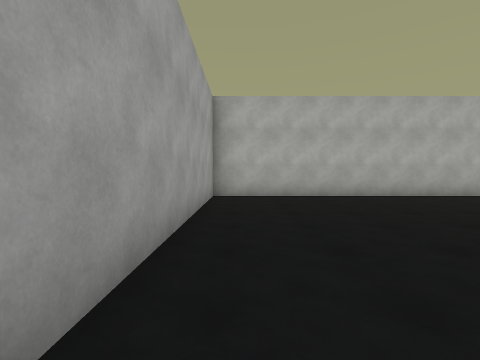
[1] (above)

21 first-person views from a walk through a 3-D level made in the Unity game engine. The camera is 1.4 m above the floor, tilts 2° down and sees 85° across. The floor is counted in squares, 2 m on a side. Each view is taken from the middle of a square. On the plan, view 1 faces up. The plan holds only what a view shows up to about 9 squares ahead; the rest is blank. The place goes on beyond the plan.

[2]
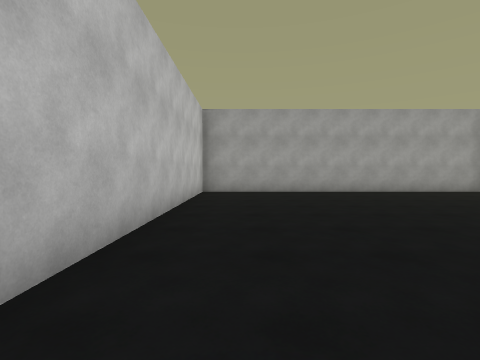

[3]
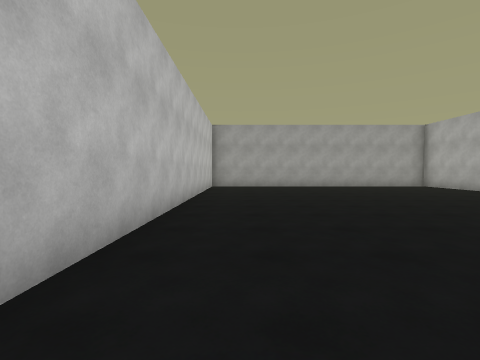

[4]
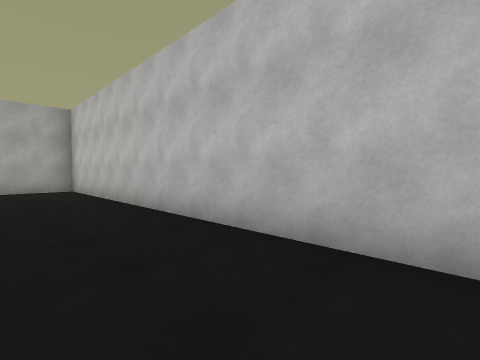

[5]
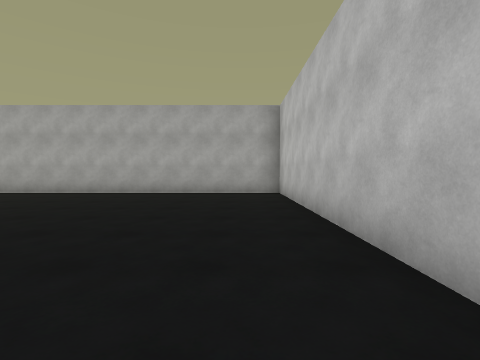

[6]
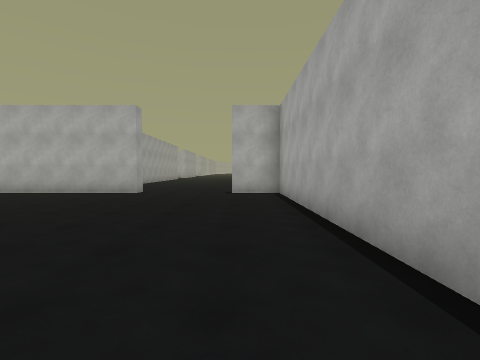

[7]
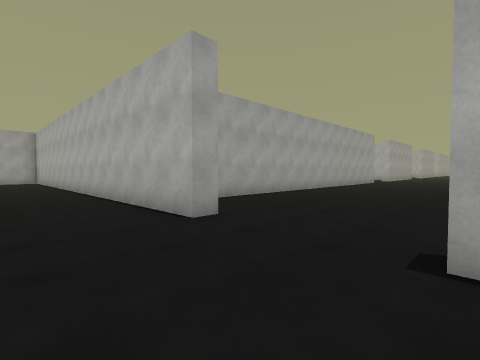

[8]
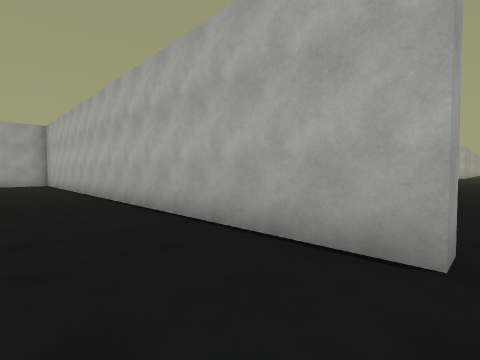

[9]
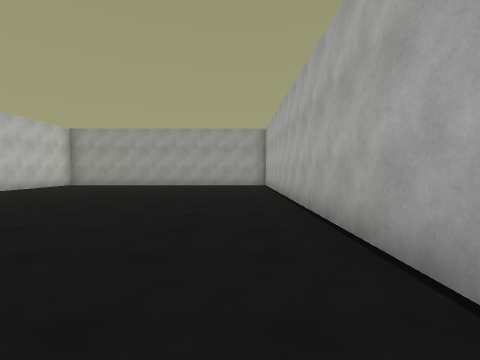

[10]
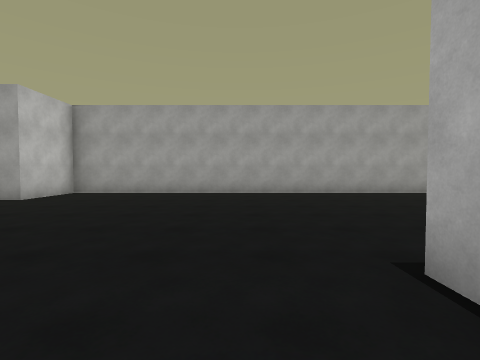

[11]
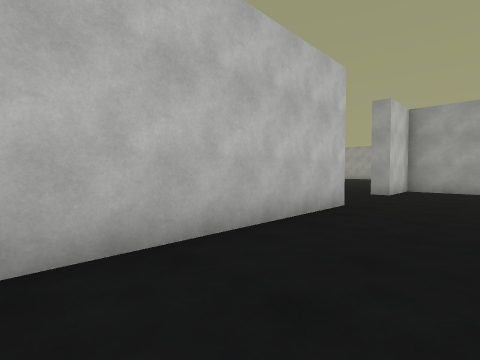

[12]
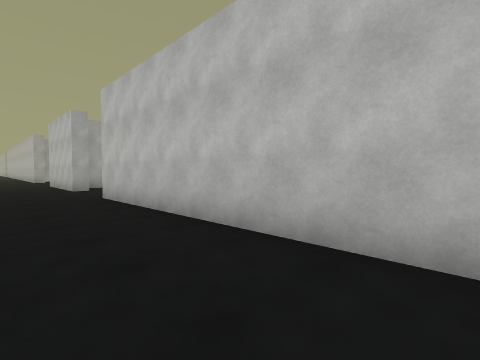

[13]
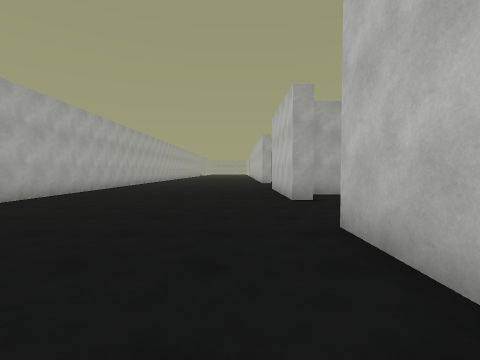

[14]
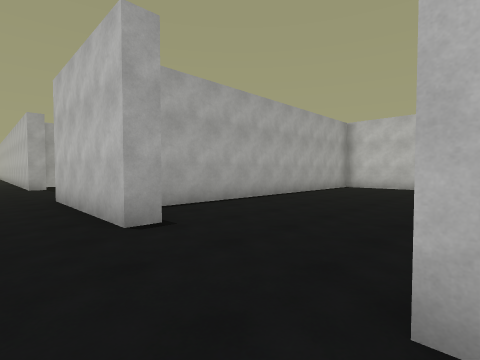

[15]
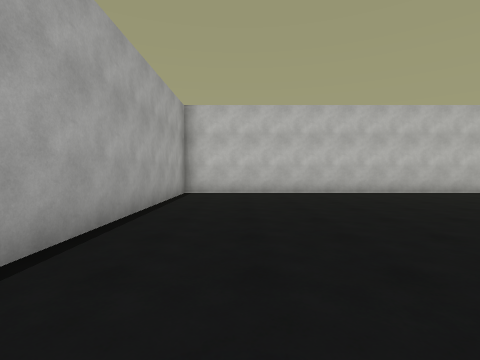

[16]
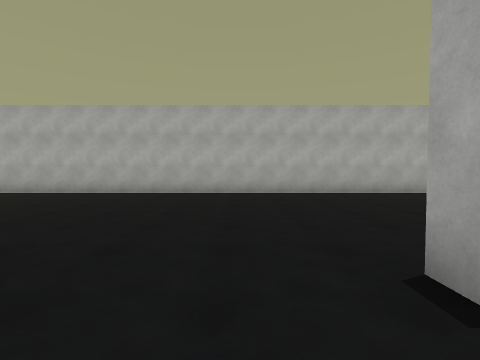

[17]
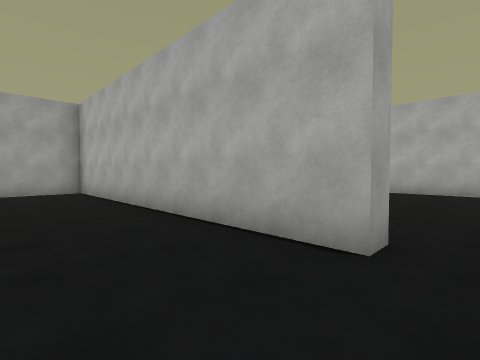

[18]
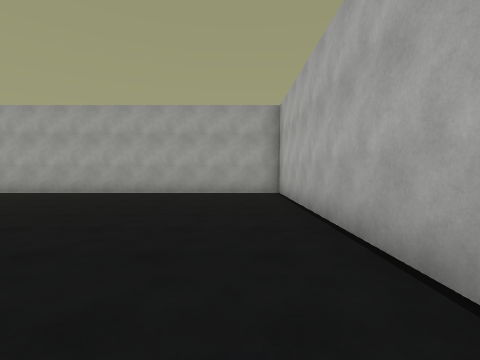

[19]
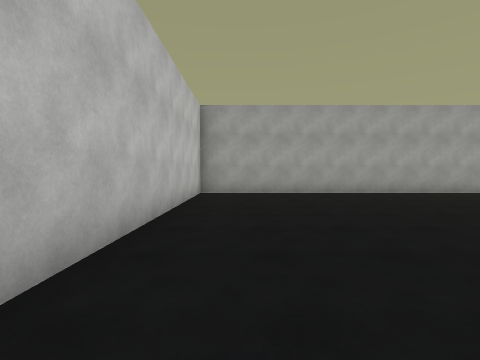

[20]
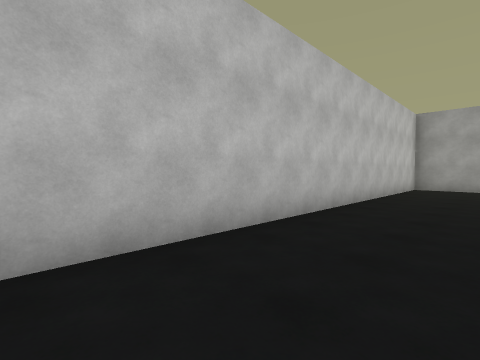

[21]
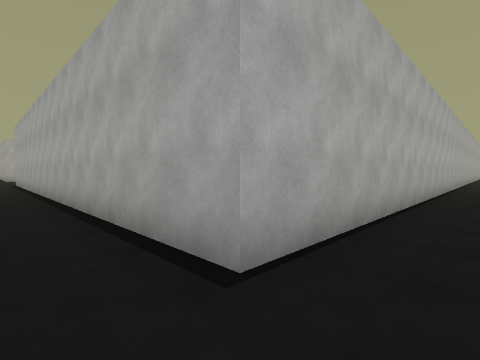

### Floor plan
Points are (right, up) in squares from view 1. A wall is a line through its corners. A room is listed if a view was taken in it or the views show most of it. See-through windows are left out.
Room 1 (views 1, 2, 3, 4, 5, 6, 7, 8, 9)
walls: (13.8, 7.7) (13.8, 7.3) (-0.7, 7.3) (-0.7, -2.2) (18.3, -2.2) (18.3, 7.3) (16.8, 7.3)
ways out: opening at (15, 8) to room 2
Room 2 (views 10, 11, 12, 13, 14, 15, 16, 17, 18, 19, 20, 21)
walls: (16.8, 7.7) (27.3, 7.7) (27.3, 7.3) (18.8, 7.3) (18.8, -2.2) (31.7, -2.2) (31.7, 6.9); (30.3, 7.1) (30.3, 7.7) (33.5, 7.7); (33.5, 14.2) (18.3, 14.2) (18.3, 24.4); (11.8, 19) (11.8, 7.7) (13.8, 7.7)
ways out: opening at (15, 8) to room 1

Positions as (right, up) in squares from view 1, and headings:
1: (0, 0), facing up
2: (8, -1), facing left
3: (11, -1), facing left
4: (8, 0), facing down-right
5: (10, -1), facing right
6: (17, -1), facing up
7: (17, 5), facing up-left
8: (14, 5), facing up-left
9: (12, 6), facing left
10: (20, 13), facing left
11: (22, 10), facing down-left
12: (20, 10), facing down-right
13: (24, 9), facing right
14: (27, 9), facing down-right
15: (30, 6), facing down
16: (29, 6), facing up
17: (28, 5), facing up-left
18: (27, 6), facing left
19: (27, -1), facing left
20: (30, 0), facing down-left
21: (17, 13), facing up-right
